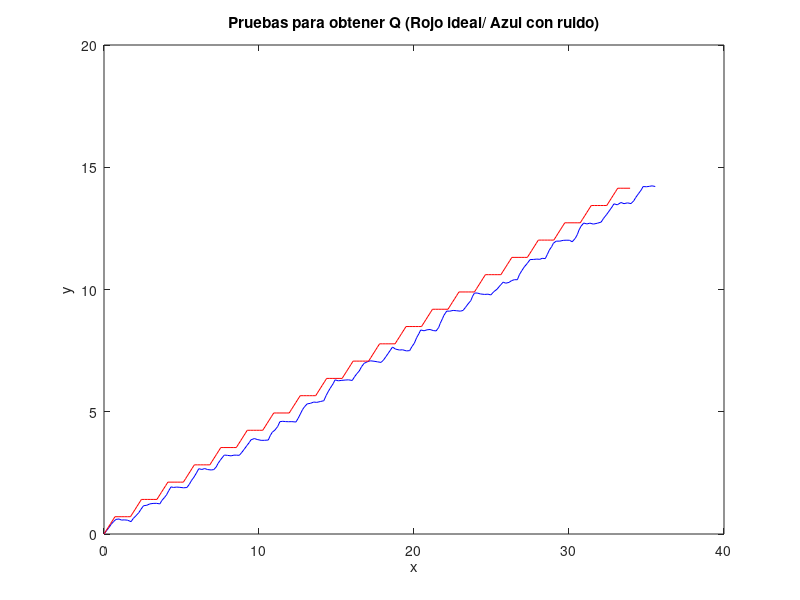
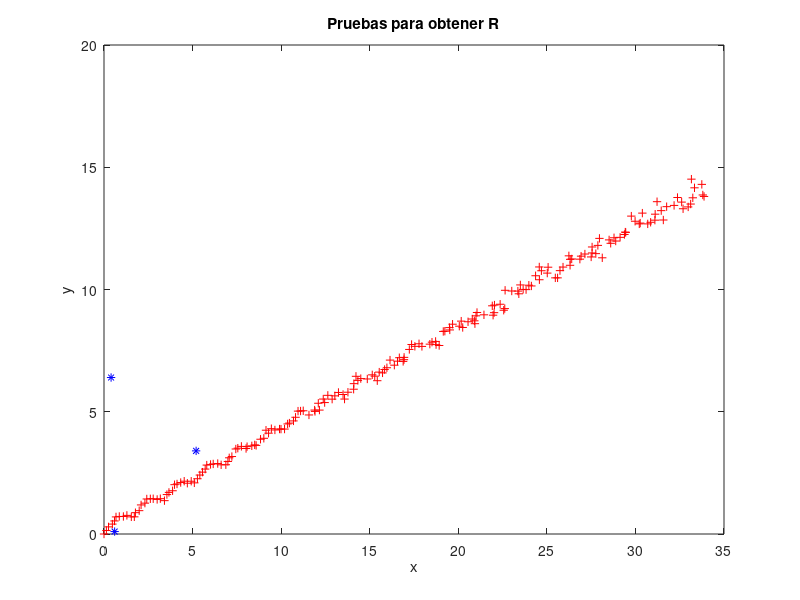
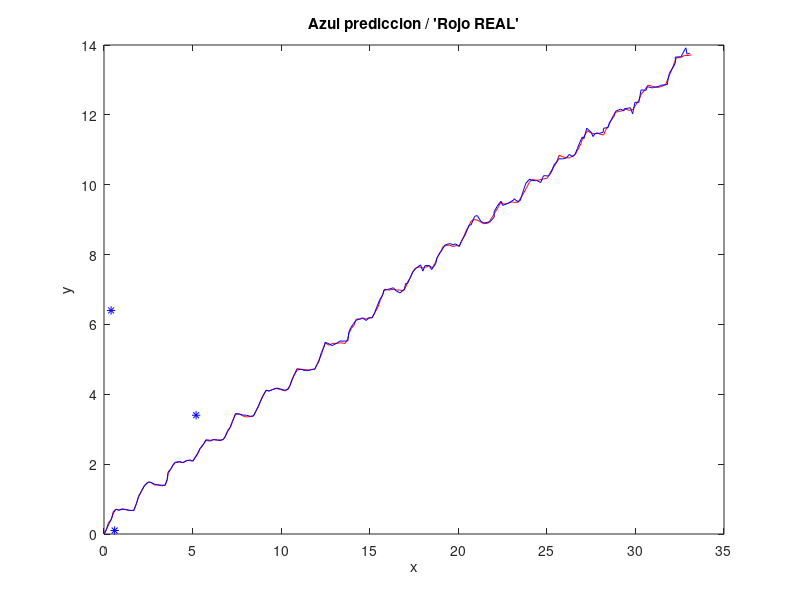

These charts were generated, in order, by the following MATLAB code:
close all
clear all

N_steps= 200;
u_theta = [0, pi/4, 0, 0, 0, 0, -pi/4, 0, 0, 0, 0,pi/4, 0, 0, 0, 0, -pi/4, 0, 0, 0, 0,pi/4, 0, 0, 0, 0, -pi/4, 0, 0, 0, 0,pi/4, 0, 0, 0, 0, -pi/4, 0, 0, 0, 0,pi/4, 0, 0, 0, 0, -pi/4, 0, 0, 0, 0,pi/4, 0, 0, 0, 0, -pi/4, 0, 0, 0, 0,pi/4, 0, 0, 0, 0, -pi/4, 0, 0, 0, 0,pi/4, 0, 0, 0, 0, -pi/4, 0, 0, 0, 0,pi/4, 0, 0, 0, 0, -pi/4, 0, 0, 0, 0,pi/4, 0, 0, 0, 0, -pi/4, 0, 0, 0, 0, pi/4, 0, 0, 0, 0, -pi/4, 0, 0, 0, 0,pi/4, 0, 0, 0, 0, -pi/4, 0, 0, 0, 0,pi/4, 0, 0, 0, 0, -pi/4, 0, 0, 0, 0,pi/4, 0, 0, 0, 0, -pi/4, 0, 0, 0, 0,pi/4, 0, 0, 0, 0, -pi/4, 0, 0, 0, 0,pi/4, 0, 0, 0, 0, -pi/4, 0, 0, 0, 0,pi/4, 0, 0, 0, 0, -pi/4, 0, 0, 0, 0,pi/4, 0, 0, 0, 0, -pi/4, 0, 0, 0, 0,pi/4, 0, 0, 0, 0, -pi/4, 0, 0, 0, 0,pi/4, 0, 0, 0, 0, -pi/4, 0, 0, 0, 0,  ];

u_avance = .2; %%Avance fijo en cada 

des = .03;    %% Desviacion estandar  Del error de  movimiento
des_l = .01;  %% desviacion estandar del error lanmarks
media = 0;


%%%%%%%  Para calcular Q  %%%%%%%%%%
angle_real = [1:N_steps];
x = [1:N_steps];
y = [1:N_steps];

angle = [1:N_steps];
x_real = [1:N_steps];
y_real = [1:N_steps];

%% Valores iniciales

angle_real(1) = 0;
x_real(1) = 0;
y_real(1) = 0;

angle(1) = 0;
x(1)=0;
y(1)=0;

  
%%%%%%%%%%%     Para optener Q
for i = 2:N_steps

  angle_real(i) = angle_real(i-1) + u_theta(i) ;
  x_real(i) = x_real(i-1) + u_avance * cos( angle_real(i) );
  y_real(i) = y_real(i-1) + u_avance * sin( angle_real(i) );
  
  
  angle(i) = angle(i-1) + u_theta(i) ;
  x(i) =  x(i-1) + u_avance * cos( angle(i-1) + u_theta(i)  ) +(des.*randn() + media);
  y(i) =  y(i-1) + u_avance * sin( angle(i-1) + u_theta(i)  ) +(des.*randn() + media);
  
  x_error(i) = x(i) - x(i-1);
  y_error(i) = y(i) - y(i-1);
  angle_error(i) =  atan( (y(i)-y(i-1) ) / (x(i)-x(i-1)+.001)  ) ;
    
end


figure(1);
plot(x,y,'b');
title ("Pruebas para obtener Q (Rojo ideal/ Azul con ruido)");
xlabel ("x");
ylabel ("y");
hold on; 
plot(x_real,y_real,'r')
hold off; 
 
Q = [ var(x_error(2:end)), 0, 0 ;0, var(y_error(2:end)), 0; 0,0,var(angle_error(2:end))]

%%%%% Para obtener R

landmarks = [ .003*N_steps, .002*N_steps, .026*N_steps ;
              .0005*N_steps, .032*N_steps, .017*N_steps]

l_n = landmarks;

[ nada,n_radios] = size(landmarks)
radio = [1:n_radios]

x_z(1) = 0;
y_z(1) = 0;

for j = 2:N_steps
   for i = 1:n_radios
    l_n(1,i)=landmarks(1,i);
    l_n(2,i)=landmarks(2,i); 
   end
   
   for i = 1:n_radios
    rd(i) =   sqrt( ( l_n(1,i)+(des.*randn() + media) - x_real(j) )^2 + ( l_n(2,i) + (des.*randn() + media)- y_real(j) )^2 ) ;
   end
   
   a1 = l_n(2,2)-l_n(2,1);
   a2 = rd(2)^2 - rd(3)^2 - l_n(1,2)^2 + l_n(1,3)^2 - l_n(2,2)^2  + l_n(2,3)^2 ;
   a3 = l_n(2,3)-l_n(2,2);
   a4 = rd(1)^2 - rd(2)^2 - l_n(1,1)^2 + l_n(1,2)^2 - l_n(2,1)^2 + l_n(2,2)^2 ;
   a5 = l_n(1,3) - l_n(1,2);
   a6 = l_n(1,2) - l_n(1,1);  
   
   x_z(j) =  ( (a1 * a2) - (a3 * a4) ) / ( (2 * a5 * a1) - (2 * a6 * a3) );  
   y_z(j) =  ( (a6 * a2) - (a5 * a4) ) / ( (2 * a6 * a3) - (2 * a5 * a1) );  
   
   x_z_error(j) = x_z(j) - x_real(j);
   y_z_error(j) = y_z(j) - y_real(j);
   
   angle_z(j) = atan( (y_z(j)-y_real(j-1) ) / (x_z(j)-x_real(j-1)+.001)  ) ;
   
end

figure(2);
plot(x_z,y_z,'+r')
title ("Pruebas para obtener R");
xlabel ("x");
ylabel ("y");
hold on; 
plot(landmarks(1,:),landmarks(2,:),'*b')
hold off; 

R = [ var(x_z_error(2:end)), 0, 0 ;0, var(y_z_error(2:end)), 0; 0,0,var(angle_z(2:end)) ]

%%% FIltro de kalman


% Jacobiano de la funcion F
VF = [ 1, 0, -u_avance*sin(u_theta(i)); 
       0, 1,  u_avance*cos(u_theta(i));
       0, 0,  1]

% Matriz de predicciones
for i = 1:N_steps
  x_hat(:,:,i) = [0;0;u_theta(i)];
end

%% Matriz de covarianza
P = [0,0,0;0,0,0;0,0,0];

%% Jacobiano de la funcion H
VH = [1,0,0;0,1,0;0,0,1];

%%% Vector de comparacion
V = [0;0;0];

%% Kalman filter    
 
xx_real = [1:N_steps];
yy_real = [1:N_steps];

xx_real(1) = 0;
yy_real(1) = 0;

theta = [1:N_steps];
theta_k = [1:N_steps];

theta(1)= 0;
theta_k(1)= 0;

for i = 2:N_steps

theta(i) = theta(i-1) + u_theta(i);  
xx_real(i) = xx_real(i-1) + u_avance*cos( theta(i) ) + (des.*randn() + media);
yy_real(i) = yy_real(i-1) + u_avance*sin( theta(i) ) + (des.*randn() + media);

% Prediccion
theta_k(i) = theta_k(i-1) + u_theta(i);

x_hat(:,:,i) = [ x_hat(1,i-1) + u_avance*cos( theta_k(i) ) , x_hat(2,i-1)+ u_avance*sin( theta_k(i) ) ,0]'  ;
P = VF*P*VF'+Q;

%actualizacion o correccion

                 for j = 1:n_radios
                  rd(j) = sqrt( ( landmarks(1,j) - x_hat(1,:,i) )^2 + ( landmarks(2,j)- x_hat(2,:,i) )^2 ) ;
                 end
                 
                 a1 = l_n(2,2)-l_n(2,1);
                 a2 = rd(2)^2 - rd(3)^2 - l_n(1,2)^2 + l_n(1,3)^2 - l_n(2,2)^2  + l_n(2,3)^2 ;
                 a3 = l_n(2,3)-l_n(2,2);
                 a4 = rd(1)^2 - rd(2)^2 - l_n(1,1)^2 + l_n(1,2)^2 - l_n(2,1)^2 + l_n(2,2)^2 ;
                 a5 = l_n(1,3) - l_n(1,2);
                 a6 = l_n(1,2) - l_n(1,1); 
                                 
                 x_VHX =  ( (a1 * a2) - (a3 * a4) ) / ( (2 * a5 * a1) - (2 * a6 * a3) );  
                 y_VHX =  ( (a6 * a2) - (a5 * a4) ) / ( (2 * a6 * a3) - (2 * a5 * a1) );  
                 
                 
                 
                 for j = 1:n_radios
                  rd(j) = sqrt( ( landmarks(1,j)+(des_l.*randn() + media)- xx_real(i) )^2 + ( landmarks(2,j) +(des_l.*randn() + media)- yy_real(i) )^2 ) ;
                 end
                 
                 a1 = l_n(2,2)-l_n(2,1);
                 a2 = rd(2)^2 - rd(3)^2 - l_n(1,2)^2 + l_n(1,3)^2 - l_n(2,2)^2  + l_n(2,3)^2 ;
                 a3 = l_n(2,3)-l_n(2,2);
                 a4 = rd(1)^2 - rd(2)^2 - l_n(1,1)^2 + l_n(1,2)^2 - l_n(2,1)^2 + l_n(2,2)^2 ;
                 a5 = l_n(1,3) - l_n(1,2);
                 a6 = l_n(1,2) - l_n(1,1); 
                                 
                 x_z =  ( (a1 * a2) - (a3 * a4) ) / ( (2 * a5 * a1) - (2 * a6 * a3) );  
                 y_z =  ( (a6 * a2) - (a5 * a4) ) / ( (2 * a6 * a3) - (2 * a5 * a1) );  
                 
                 V(1,1)= x_z - x_VHX;
                 V(2,1)= y_z - y_VHX;
                 V(3,1)= 0 ;


S =  ( VH*P*VH')+R;
K = P*VH'*inv(S);
x_hat(:,:,i) = x_hat(:,:,i)+ K*(V );


P = P + K*S*K';

end

figure(3);
plot(xx_real,yy_real,'r')

title ("Azul prediccion / 'Rojo REAL'");
xlabel ("x");
ylabel ("y");
hold on; 
plot(x_hat(1,1,:),x_hat(2,1,:),'b')
plot(landmarks(1,:),landmarks(2,:),'*b')
hold off; 

       
